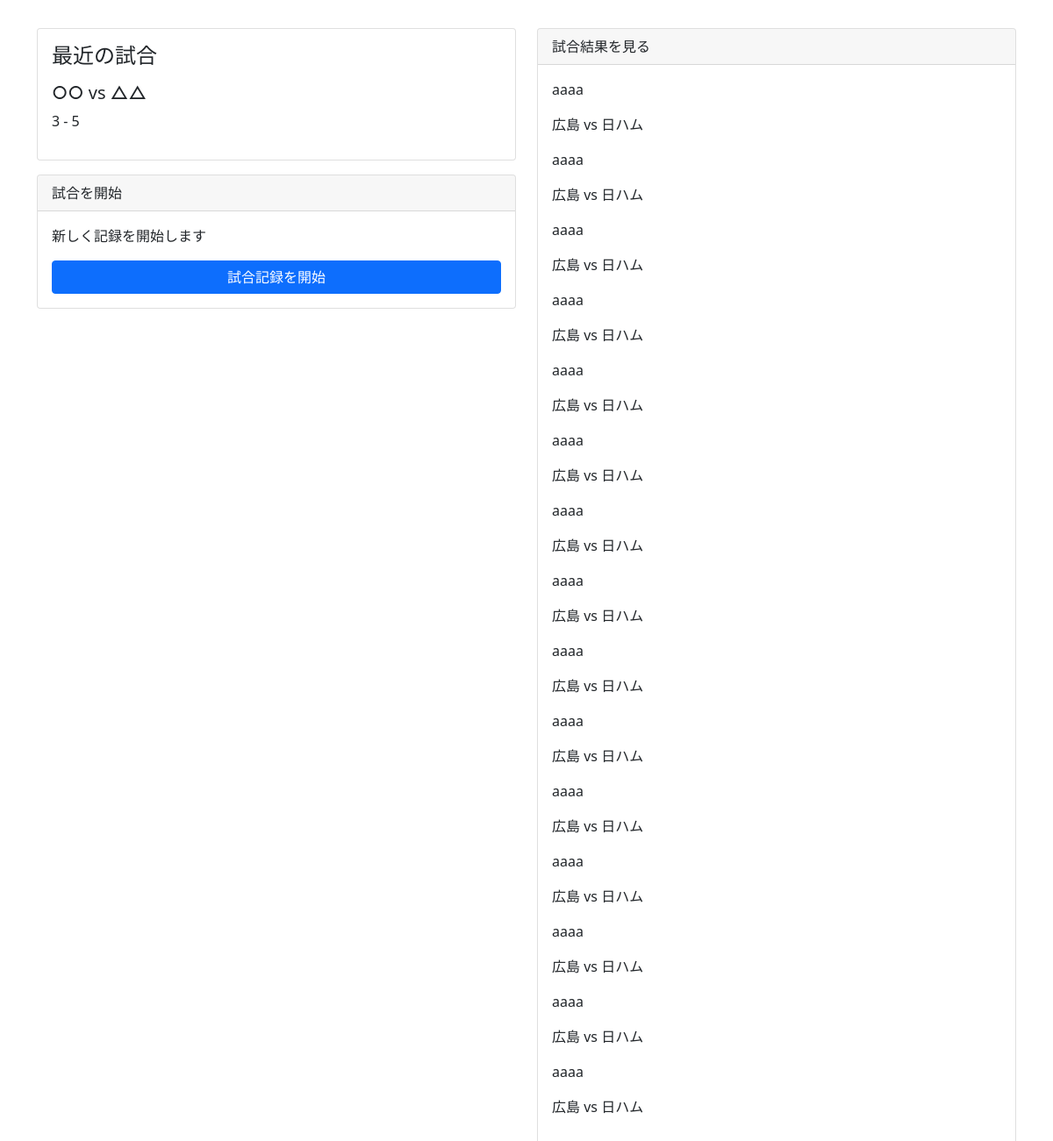
Page / (signed in) on the earlier database version.
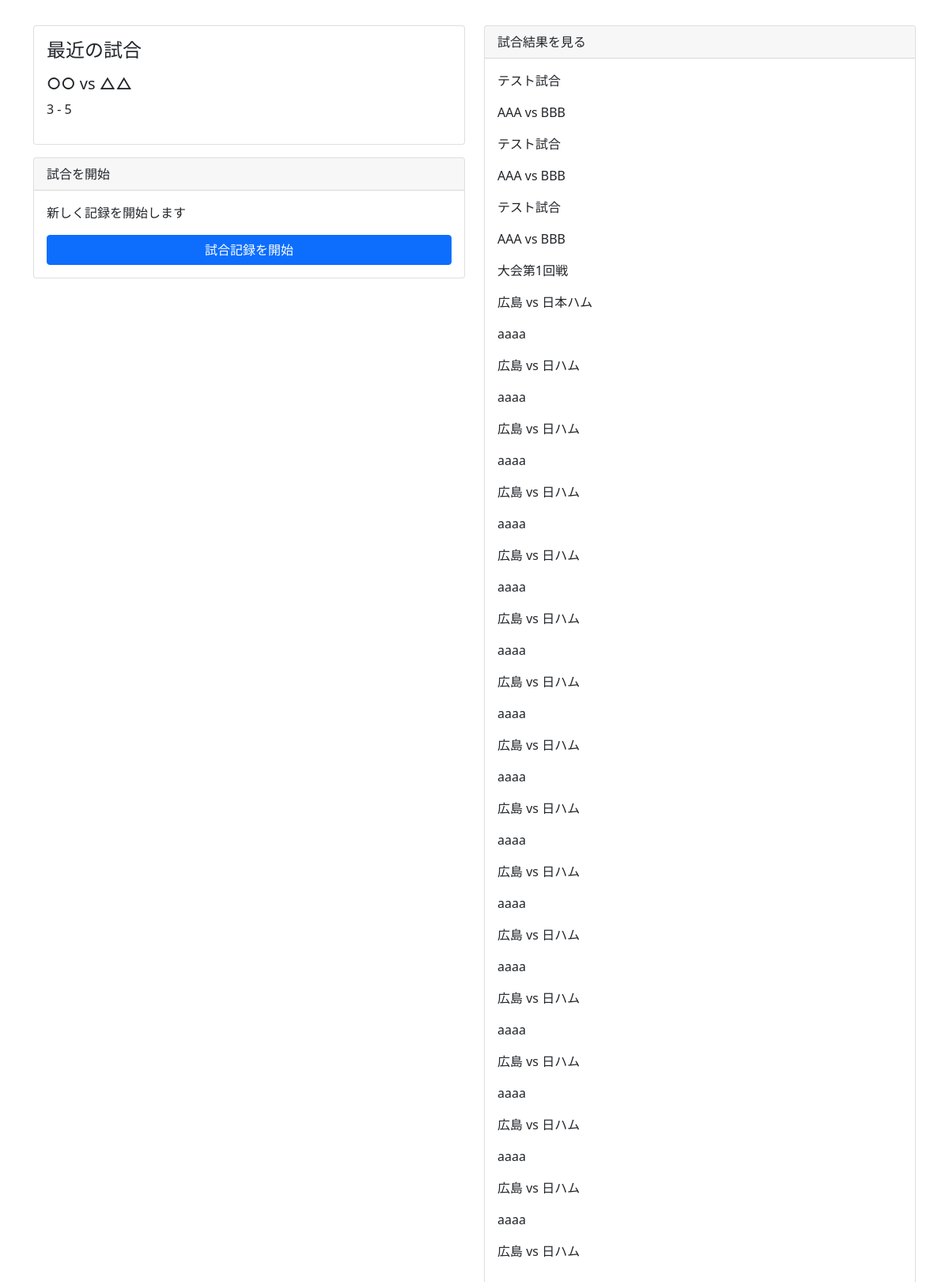
Same page on the later database version.
### tables this page shows
CREATE TABLE "matches" (
	"id"	INTEGER,
	"member_id"	INTEGER,
	"match_id"	INTEGER,
	"date"	INTEGER,
	"match_name"	TEXT,
	"stadium_name"	TEXT,
	"condition"	TEXT,
	"weather"	TEXT,
	"judge0"	TEXT,
	"judge1"	TEXT,
	"judge2"	TEXT,
	"judge3"	TEXT,
	"recorder"	TEXT,
	"my_team_name"	TEXT,
	"opp_team_name"	TEXT,
	"attack_flag"	INTEGER,
	PRIMARY KEY("id" AUTOINCREMENT)
);

### index.php (the view, shortened to what this page needs)
<?php
$db = dbConnect();
$sql = 'SELECT g.* FROM members m, matches g WHERE m.id = g.member_id ORDER BY g.id DESC';
$stmt = $db->prepare($sql);
$stmt->execute();
$matches = $stmt->fetchAll();
?>
<!DOCTYPE html>
<html lang="ja">
<head>
  <link href="https://use.fontawesome.com/releases/v5.14.0/css/all.css" rel="stylesheet">
  <link rel="stylesheet" href="/css/bootstrap.min.css">
  <link rel="stylesheet" href="/css/customize.css">
</head>
<body>
  <div class="container">
    <div class="row">
      <div class="col-md-6 mb-3">
        <div class="card mb-3">
          <div class="card-body">
            <h4 class="card-title mb-3">
              最近の試合
            </h4>
            <div class="card-text">
              <h5>○○ vs △△</h5>
              <p>
                3 - 5
              </p>
            </div>
          </div>
        </div>
        <div class="card mb-3">
          <div class="card-header">
            試合を開始
          </div>
          <div class="card-body">
            <div class="card-text">
              <p>
                新しく記録を開始します
              </p>
              <div class="d-grid gap-2">
                <a href="/record/" class="btn btn-primary">試合記録を開始</a>
              </div>
            </div>
          </div>
        </div>
      </div>
      <div class="col-md-6 mb-3">
        <div class="card">
          <div class="card-header">
            試合結果を見る
          </div>
          <div class="card-body">
            <div class="card-text">
              <?php
              foreach ($matches as $match) {
                print('<p>' . $match['match_name'] . '</p>');
                print('<p>' . $match['my_team_name'] . ' vs ' . $match['opp_team_name'] . '</p>');
              }
              ?>
            </div>
          </div>
        </div>
      </div>
    </div>
  </div>
</body>
</html>

### css/customize.css (style rules this page uses)
:root { --ball-color: #039668; --strike-color: #f1b514; --out-color: #cb260f; }
body { padding-top: 2rem; }
.container { margin-bottom: 2rem; }

Differences in the rows shown:
added matches: match_name "テスト試合", my_team_name "AAA", opp_team_name "BBB"
added matches: match_name "テスト試合", my_team_name "AAA", opp_team_name "BBB"
added matches: match_name "テスト試合", my_team_name "AAA", opp_team_name "BBB"
added matches: match_name "大会第1回戦", my_team_name "広島", opp_team_name "日本ハム"
